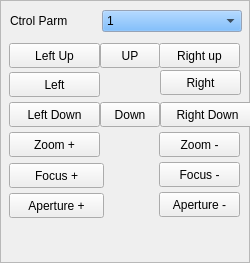
  <widget class="QFrame" name="frame5">
   <property name="geometry">
    <rect>
     <x>10</x>
     <y>129</y>
     <width>250</width>
     <height>263</height>
    </rect>
   </property>
   <property name="frameShape">
    <enum>QFrame::StyledPanel</enum>
   </property>
   <property name="frameShadow">
    <enum>QFrame::Plain</enum>
   </property>
   <widget class="QLabel" name="textLabel1">
    <property name="geometry">
     <rect>
      <x>10</x>
      <y>10</y>
      <width>91</width>
      <height>21</height>
     </rect>
    </property>
    <property name="text">
     <string>Ctrol Parm</string>
    </property>
    <property name="wordWrap">
     <bool>false</bool>
    </property>
   </widget>
   <widget class="QComboBox" name="comboxCtrlParam">
    <property name="geometry">
     <rect>
      <x>102</x>
      <y>10</y>
      <width>140</width>
      <height>22</height>
     </rect>
    </property>
    <property name="palette">
     <palette>
      <active>
       <colorrole role="WindowText">
        <brush brushstyle="SolidPattern">
         <color alpha="255">
          <red>0</red>
          <green>0</green>
          <blue>0</blue>
         </color>
        </brush>
       </colorrole>
       <colorrole role="Button">
        <brush brushstyle="SolidPattern">
         <color alpha="255">
          <red>85</red>
          <green>170</green>
          <blue>255</blue>
         </color>
        </brush>
       </colorrole>
       <colorrole role="Light">
        <brush brushstyle="SolidPattern">
         <color alpha="255">
          <red>212</red>
          <green>234</green>
          <blue>255</blue>
         </color>
        </brush>
       </colorrole>
       <colorrole role="Midlight">
        <brush brushstyle="SolidPattern">
         <color alpha="255">
          <red>148</red>
          <green>202</green>
          <blue>255</blue>
         </color>
        </brush>
       </colorrole>
       <colorrole role="Dark">
        <brush brushstyle="SolidPattern">
         <color alpha="255">
          <red>42</red>
          <green>85</green>
          <blue>127</blue>
         </color>
        </brush>
       </colorrole>
       <colorrole role="Mid">
        <brush brushstyle="SolidPattern">
         <color alpha="255">
          <red>57</red>
          <green>113</green>
          <blue>170</blue>
         </color>
        </brush>
       </colorrole>
       <colorrole role="Text">
        <brush brushstyle="SolidPattern">
         <color alpha="255">
          <red>0</red>
          <green>0</green>
          <blue>0</blue>
         </color>
        </brush>
       </colorrole>
       <colorrole role="BrightText">
        <brush brushstyle="SolidPattern">
         <color alpha="255">
          <red>255</red>
          <green>255</green>
          <blue>255</blue>
         </color>
        </brush>
       </colorrole>
       <colorrole role="ButtonText">
        <brush brushstyle="SolidPattern">
         <color alpha="255">
          <red>0</red>
          <green>0</green>
          <blue>0</blue>
         </color>
        </brush>
       </colorrole>
       <colorrole role="Base">
        <brush brushstyle="SolidPattern">
         <color alpha="255">
          <red>255</red>
          <green>255</green>
          <blue>255</blue>
         </color>
        </brush>
       </colorrole>
       <colorrole role="Window">
        <brush brushstyle="SolidPattern">
         <color alpha="255">
          <red>212</red>
          <green>228</green>
          <blue>255</blue>
         </color>
        </brush>
       </colorrole>
       <colorrole role="Shadow">
        <brush brushstyle="SolidPattern">
         <color alpha="255">
          <red>0</red>
          <green>0</green>
          <blue>0</blue>
         </color>
        </brush>
       </colorrole>
       <colorrole role="Highlight">
        <brush brushstyle="SolidPattern">
         <color alpha="255">
          <red>0</red>
          <green>0</green>
          <blue>128</blue>
         </color>
        </brush>
       </colorrole>
       <colorrole role="HighlightedText">
        <brush brushstyle="SolidPattern">
         <color alpha="255">
          <red>255</red>
          <green>255</green>
          <blue>255</blue>
         </color>
        </brush>
       </colorrole>
       <colorrole role="Link">
        <brush brushstyle="SolidPattern">
         <color alpha="255">
          <red>0</red>
          <green>0</green>
          <blue>0</blue>
         </color>
        </brush>
       </colorrole>
       <colorrole role="LinkVisited">
        <brush brushstyle="SolidPattern">
         <color alpha="255">
          <red>0</red>
          <green>0</green>
          <blue>0</blue>
         </color>
        </brush>
       </colorrole>
      </active>
      <inactive>
       <colorrole role="WindowText">
        <brush brushstyle="SolidPattern">
         <color alpha="255">
          <red>0</red>
          <green>0</green>
          <blue>0</blue>
         </color>
        </brush>
       </colorrole>
       <colorrole role="Button">
        <brush brushstyle="SolidPattern">
         <color alpha="255">
          <red>85</red>
          <green>170</green>
          <blue>255</blue>
         </color>
        </brush>
       </colorrole>
       <colorrole role="Light">
        <brush brushstyle="SolidPattern">
         <color alpha="255">
          <red>212</red>
          <green>234</green>
          <blue>255</blue>
         </color>
        </brush>
       </colorrole>
       <colorrole role="Midlight">
        <brush brushstyle="SolidPattern">
         <color alpha="255">
          <red>123</red>
          <green>189</green>
          <blue>255</blue>
         </color>
        </brush>
       </colorrole>
       <colorrole role="Dark">
        <brush brushstyle="SolidPattern">
         <color alpha="255">
          <red>42</red>
          <green>85</green>
          <blue>127</blue>
         </color>
        </brush>
       </colorrole>
       <colorrole role="Mid">
        <brush brushstyle="SolidPattern">
         <color alpha="255">
          <red>57</red>
          <green>113</green>
          <blue>170</blue>
         </color>
        </brush>
       </colorrole>
       <colorrole role="Text">
        <brush brushstyle="SolidPattern">
         <color alpha="255">
          <red>0</red>
          <green>0</green>
          <blue>0</blue>
         </color>
        </brush>
       </colorrole>
       <colorrole role="BrightText">
        <brush brushstyle="SolidPattern">
         <color alpha="255">
          <red>255</red>
          <green>255</green>
          <blue>255</blue>
         </color>
        </brush>
       </colorrole>
       <colorrole role="ButtonText">
        <brush brushstyle="SolidPattern">
         <color alpha="255">
          <red>0</red>
          <green>0</green>
          <blue>0</blue>
         </color>
        </brush>
       </colorrole>
       <colorrole role="Base">
        <brush brushstyle="SolidPattern">
         <color alpha="255">
          <red>255</red>
          <green>255</green>
          <blue>255</blue>
         </color>
        </brush>
       </colorrole>
       <colorrole role="Window">
        <brush brushstyle="SolidPattern">
         <color alpha="255">
          <red>212</red>
          <green>228</green>
          <blue>255</blue>
         </color>
        </brush>
       </colorrole>
       <colorrole role="Shadow">
        <brush brushstyle="SolidPattern">
         <color alpha="255">
          <red>0</red>
          <green>0</green>
          <blue>0</blue>
         </color>
        </brush>
       </colorrole>
       <colorrole role="Highlight">
        <brush brushstyle="SolidPattern">
         <color alpha="255">
          <red>0</red>
          <green>0</green>
          <blue>128</blue>
         </color>
        </brush>
       </colorrole>
       <colorrole role="HighlightedText">
        <brush brushstyle="SolidPattern">
         <color alpha="255">
          <red>255</red>
          <green>255</green>
          <blue>255</blue>
         </color>
        </brush>
       </colorrole>
       <colorrole role="Link">
        <brush brushstyle="SolidPattern">
         <color alpha="255">
          <red>0</red>
          <green>0</green>
          <blue>0</blue>
         </color>
        </brush>
       </colorrole>
       <colorrole role="LinkVisited">
        <brush brushstyle="SolidPattern">
         <color alpha="255">
          <red>0</red>
          <green>0</green>
          <blue>0</blue>
         </color>
        </brush>
       </colorrole>
      </inactive>
      <disabled>
       <colorrole role="WindowText">
        <brush brushstyle="SolidPattern">
         <color alpha="255">
          <red>128</red>
          <green>128</green>
          <blue>128</blue>
         </color>
        </brush>
       </colorrole>
       <colorrole role="Button">
        <brush brushstyle="SolidPattern">
         <color alpha="255">
          <red>85</red>
          <green>170</green>
          <blue>255</blue>
         </color>
        </brush>
       </colorrole>
       <colorrole role="Light">
        <brush brushstyle="SolidPattern">
         <color alpha="255">
          <red>212</red>
          <green>234</green>
          <blue>255</blue>
         </color>
        </brush>
       </colorrole>
       <colorrole role="Midlight">
        <brush brushstyle="SolidPattern">
         <color alpha="255">
          <red>123</red>
          <green>189</green>
          <blue>255</blue>
         </color>
        </brush>
       </colorrole>
       <colorrole role="Dark">
        <brush brushstyle="SolidPattern">
         <color alpha="255">
          <red>42</red>
          <green>85</green>
          <blue>127</blue>
         </color>
        </brush>
       </colorrole>
       <colorrole role="Mid">
        <brush brushstyle="SolidPattern">
         <color alpha="255">
          <red>57</red>
          <green>113</green>
          <blue>170</blue>
         </color>
        </brush>
       </colorrole>
       <colorrole role="Text">
        <brush brushstyle="SolidPattern">
         <color alpha="255">
          <red>128</red>
          <green>128</green>
          <blue>128</blue>
         </color>
        </brush>
       </colorrole>
       <colorrole role="BrightText">
        <brush brushstyle="SolidPattern">
         <color alpha="255">
          <red>255</red>
          <green>255</green>
          <blue>255</blue>
         </color>
        </brush>
       </colorrole>
       <colorrole role="ButtonText">
        <brush brushstyle="SolidPattern">
         <color alpha="255">
          <red>128</red>
          <green>128</green>
          <blue>128</blue>
         </color>
        </brush>
       </colorrole>
       <colorrole role="Base">
        <brush brushstyle="SolidPattern">
         <color alpha="255">
          <red>255</red>
          <green>255</green>
          <blue>255</blue>
         </color>
        </brush>
       </colorrole>
       <colorrole role="Window">
        <brush brushstyle="SolidPattern">
         <color alpha="255">
          <red>212</red>
          <green>228</green>
          <blue>255</blue>
         </color>
        </brush>
       </colorrole>
       <colorrole role="Shadow">
        <brush brushstyle="SolidPattern">
         <color alpha="255">
          <red>0</red>
          <green>0</green>
          <blue>0</blue>
         </color>
        </brush>
       </colorrole>
       <colorrole role="Highlight">
        <brush brushstyle="SolidPattern">
         <color alpha="255">
          <red>0</red>
          <green>0</green>
          <blue>128</blue>
         </color>
        </brush>
       </colorrole>
       <colorrole role="HighlightedText">
        <brush brushstyle="SolidPattern">
         <color alpha="255">
          <red>255</red>
          <green>255</green>
          <blue>255</blue>
         </color>
        </brush>
       </colorrole>
       <colorrole role="Link">
        <brush brushstyle="SolidPattern">
         <color alpha="255">
          <red>0</red>
          <green>0</green>
          <blue>0</blue>
         </color>
        </brush>
       </colorrole>
       <colorrole role="LinkVisited">
        <brush brushstyle="SolidPattern">
         <color alpha="255">
          <red>0</red>
          <green>0</green>
          <blue>0</blue>
         </color>
        </brush>
       </colorrole>
      </disabled>
     </palette>
    </property>
    <item>
     <property name="text">
      <string>1</string>
     </property>
    </item>
    <item>
     <property name="text">
      <string>2</string>
     </property>
    </item>
    <item>
     <property name="text">
      <string>3</string>
     </property>
    </item>
    <item>
     <property name="text">
      <string>4</string>
     </property>
    </item>
    <item>
     <property name="text">
      <string>5</string>
     </property>
    </item>
    <item>
     <property name="text">
      <string>6</string>
     </property>
    </item>
    <item>
     <property name="text">
      <string>7</string>
     </property>
    </item>
    <item>
     <property name="text">
      <string>8</string>
     </property>
    </item>
   </widget>
   <widget class="QPushButton" name="pushButRightUP">
    <property name="geometry">
     <rect>
      <x>159</x>
      <y>43</y>
      <width>81</width>
      <height>25</height>
     </rect>
    </property>
    <property name="text">
     <string>Right up</string>
    </property>
   </widget>
   <widget class="QPushButton" name="pushButRight">
    <property name="geometry">
     <rect>
      <x>160</x>
      <y>70</y>
      <width>81</width>
      <height>25</height>
     </rect>
    </property>
    <property name="text">
     <string>Right</string>
    </property>
   </widget>
   <widget class="QPushButton" name="pushButRDown">
    <property name="geometry">
     <rect>
      <x>160</x>
      <y>102</y>
      <width>95</width>
      <height>25</height>
     </rect>
    </property>
    <property name="text">
     <string>Right Down</string>
    </property>
   </widget>
   <widget class="QPushButton" name="pushButDZoom">
    <property name="geometry">
     <rect>
      <x>159</x>
      <y>132</y>
      <width>81</width>
      <height>25</height>
     </rect>
    </property>
    <property name="text">
     <string>Zoom -</string>
    </property>
   </widget>
   <widget class="QPushButton" name="pushButDFocus">
    <property name="geometry">
     <rect>
      <x>159</x>
      <y>162</y>
      <width>81</width>
      <height>25</height>
     </rect>
    </property>
    <property name="text">
     <string>Focus -</string>
    </property>
   </widget>
   <widget class="QPushButton" name="pushButDAperture">
    <property name="geometry">
     <rect>
      <x>159</x>
      <y>192</y>
      <width>81</width>
      <height>25</height>
     </rect>
    </property>
    <property name="text">
     <string>Aperture -</string>
    </property>
   </widget>
   <widget class="QPushButton" name="pushButLeft">
    <property name="geometry">
     <rect>
      <x>9</x>
      <y>72</y>
      <width>91</width>
      <height>25</height>
     </rect>
    </property>
    <property name="text">
     <string>Left</string>
    </property>
   </widget>
   <widget class="QPushButton" name="pushButLeftDown">
    <property name="geometry">
     <rect>
      <x>9</x>
      <y>102</y>
      <width>91</width>
      <height>25</height>
     </rect>
    </property>
    <property name="text">
     <string>Left Down</string>
    </property>
   </widget>
   <widget class="QPushButton" name="pushButAZoom">
    <property name="geometry">
     <rect>
      <x>9</x>
      <y>132</y>
      <width>91</width>
      <height>25</height>
     </rect>
    </property>
    <property name="text">
     <string>Zoom +</string>
    </property>
   </widget>
   <widget class="QPushButton" name="pushButAFocus">
    <property name="geometry">
     <rect>
      <x>9</x>
      <y>163</y>
      <width>95</width>
      <height>25</height>
     </rect>
    </property>
    <property name="text">
     <string>Focus +</string>
    </property>
   </widget>
   <widget class="QPushButton" name="pushButAperture">
    <property name="geometry">
     <rect>
      <x>9</x>
      <y>193</y>
      <width>95</width>
      <height>25</height>
     </rect>
    </property>
    <property name="text">
     <string>Aperture +</string>
    </property>
   </widget>
   <widget class="QPushButton" name="pushButDown">
    <property name="geometry">
     <rect>
      <x>100</x>
      <y>102</y>
      <width>60</width>
      <height>25</height>
     </rect>
    </property>
    <property name="text">
     <string>Down</string>
    </property>
   </widget>
   <widget class="QPushButton" name="pushButLeftUp">
    <property name="geometry">
     <rect>
      <x>9</x>
      <y>43</y>
      <width>91</width>
      <height>25</height>
     </rect>
    </property>
    <property name="text">
     <string>Left Up</string>
    </property>
   </widget>
   <widget class="QPushButton" name="pushButUp">
    <property name="geometry">
     <rect>
      <x>100</x>
      <y>43</y>
      <width>60</width>
      <height>25</height>
     </rect>
    </property>
    <property name="text">
     <string>UP</string>
    </property>
   </widget>
  </widget>
